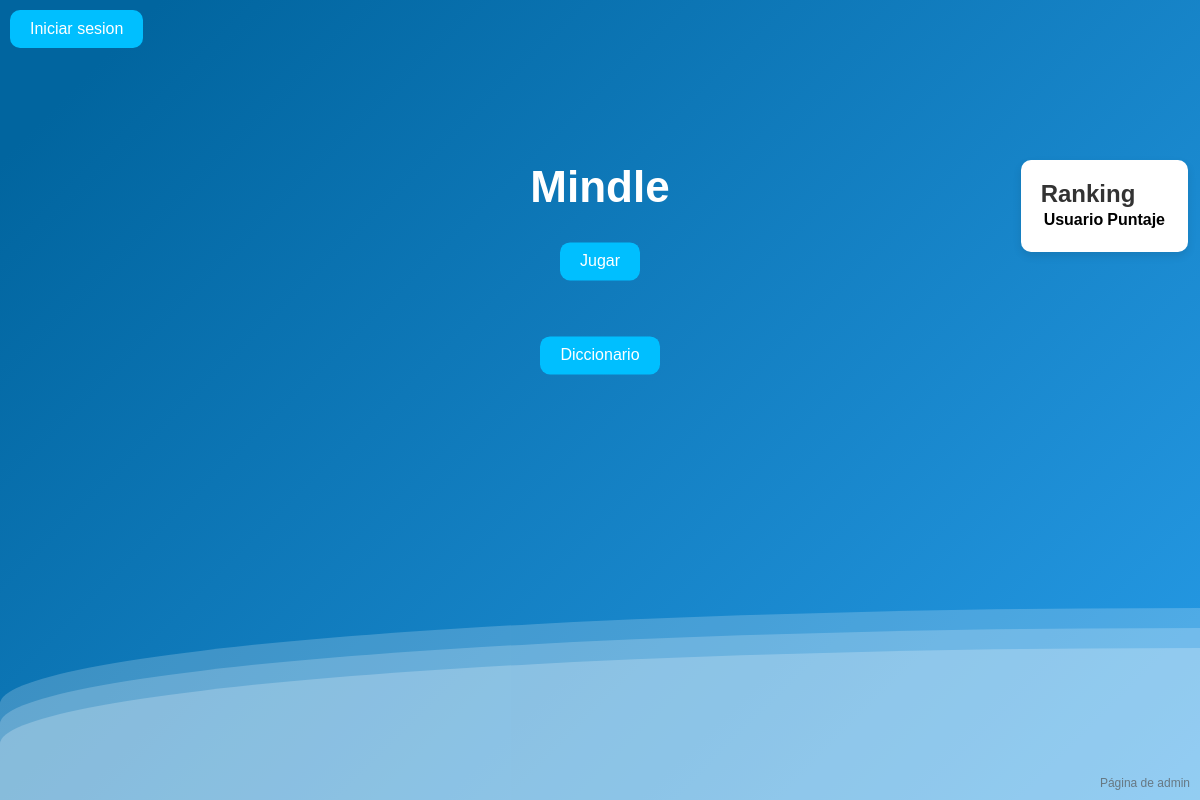
/, run on an earlier commit of the app's database.
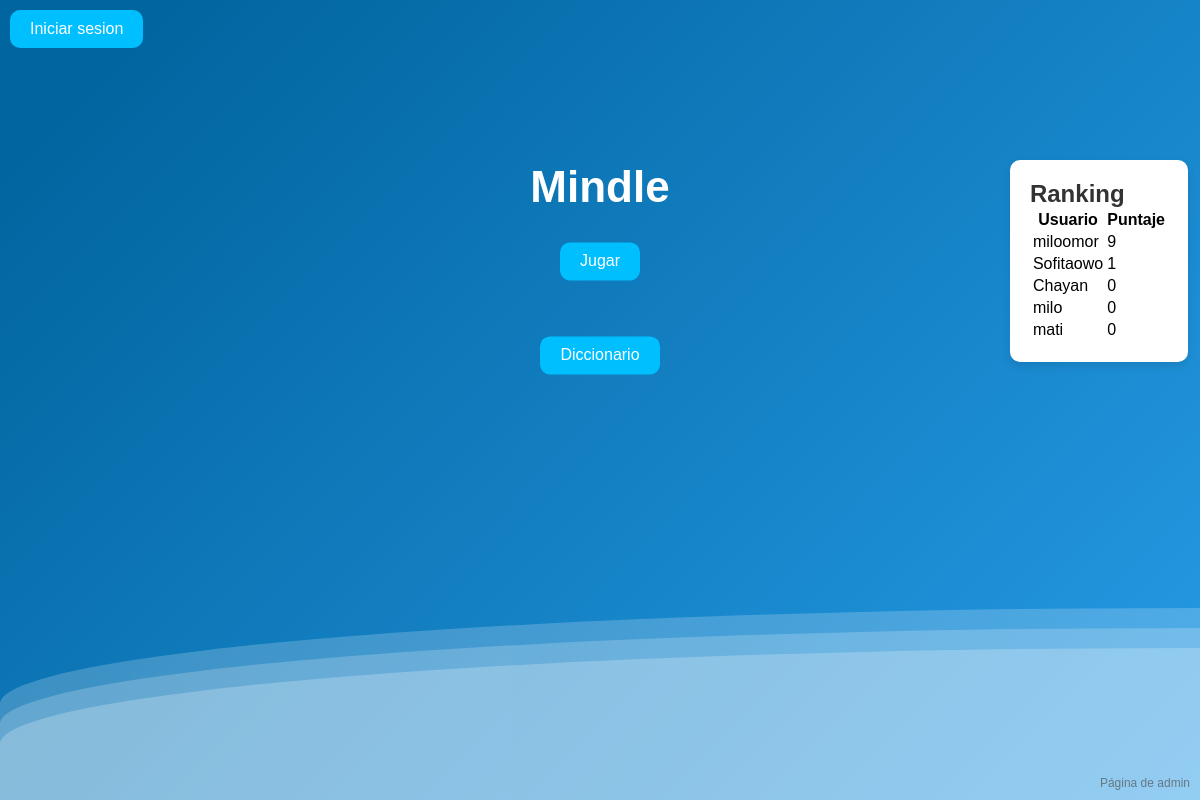
And on a later commit of the database.
### juego/models.py (models this page shows, shortened)
class Puntaje(models.Model):
    usuario = models.ForeignKey(User, on_delete=models.CASCADE)
    puntaje = models.IntegerField(default=0)

### menu/views.py (the view)
# urls.py: path('', templateMenu.index, name='index'),
def index(request):
    ranking = Puntaje.objects.all().order_by('-puntaje')[:5]
    return render(request, 'index.html', {'user': request.user, 'ranking': ranking})

### templates/index.html (shortened to what this page needs)
<!DOCTYPE html>
<html>
<head>
    {% load static %}
    <link rel="stylesheet" href="static/css/style.css" />
</head>
<body>
    <div>
        <div class="wave"></div>
        <div class="wave"></div>
        <div class="wave"></div>
    </div>
    <div class="Sesion">
        {% if user.is_authenticated %}
            <form action="{% url 'logout' %}" method="post">
                {% csrf_token %}
                <button class="login" type="submit">Cerrar sesión</button>
            </form>
        {% else %}
            <a href="{% url 'login' %}"><button class="login" type= "button">Iniciar sesion</button></a>
        {% endif %}
    <div>
    <div class="Centrado">
        <h1 class="Titulo">Mindle</h1>
        <form action="/game" method="get">
            <button class="Boton" type="submit">Jugar</button>
        </form>
        <br><br>
        <form action="/diccionario" method="get">
            <button type="submit">Diccionario</button>
        </form>
    </div>
    <div class="Ranking">
        <h1>Ranking</h1>
        <table>
            <thead>
              <tr>
                <th>Usuario</th>
                <th>Puntaje</th>
              </tr>
            </thead>
            <tbody>
              {% for puntaje in ranking %}
                <tr>
                  <td>{{ puntaje.usuario.username }}</td>
                  <td>{{ puntaje.puntaje }}</td>
                </tr>
              {% endfor %}
            </tbody>
          </table>
    </div>
    <a class="EnlaceInferior" href="/admin">Página de admin</a>
</body>
</html>

What changed in the data, as far as the page shows it:
added Puntaje: usuario.username "miloomor", puntaje "9"
added Puntaje: usuario.username "Sofitaowo", puntaje "1"
added Puntaje: usuario.username "Chayan", puntaje "0"
added Puntaje: usuario.username "milo", puntaje "0"
added Puntaje: usuario.username "mati", puntaje "0"
